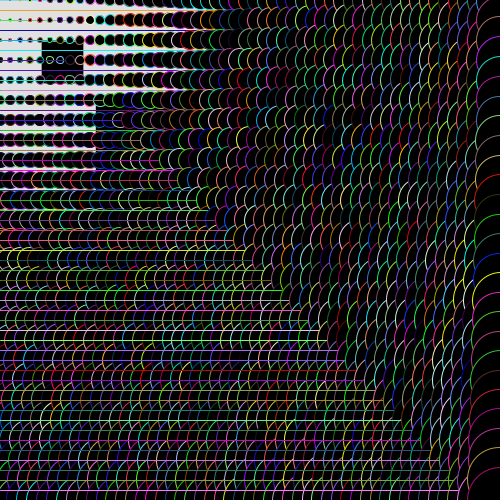
Frame 1 (no input)
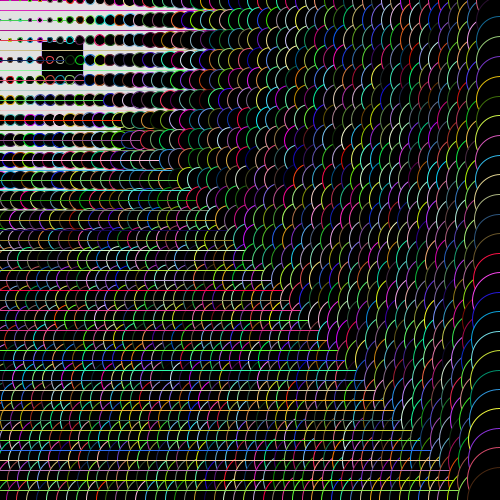
Frame 60 (the mouse pressed at the canvas centre just before this capture)
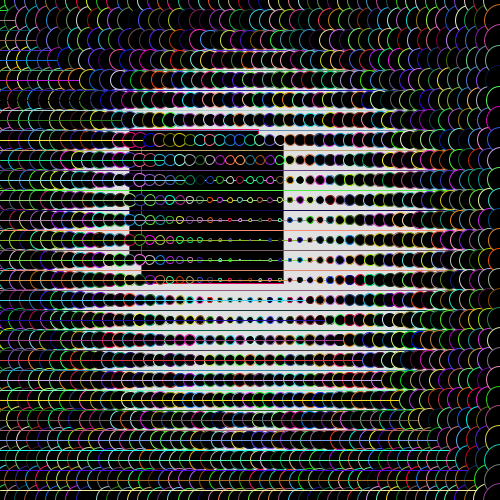
Frame 120 (the mouse held since frame 60 and released just before this capture)

The Processing sketch that drew these frames (run headless with seeded random() and noise(); from frame 60 on, the mouse is pressed at the canvas centre):

// Processing sketch: processing_89015
// ── processing_89015.pde

float maxDistance;
void setup() {
frameRate(40); 
size(500, 500);
noStroke();
smooth();
fill(0);
maxDistance = dist(0, 0, width, height);
}
void draw(){
 rect (0, 0, 500, 500);
 Clock (0);

} 

void Clock(int x) {
background(225);
float s = map(second(), 0, 60, 0, 250); 
float m = map(minute(), 0, 60, 0, 250); 
float h = map(hour(), 0, 24, 0, 250); 
rect(s, s, s, s);
rect(m, m, m, m);
rect(h, h, h, h);
for (int i = 0; i <= width; i += 10) {
for (int j = 0; j <= height; j += 20) 
            
{stroke( random(0, 255), random(0, 255), random(0, 255));
line(0, i, 500, i);  
    
float mouseDist = dist(mouseX, mouseY, i, j);
float diameter = (mouseDist / maxDistance) * 66.0;
ellipse(i, j, diameter, diameter);

 
}                 

                  

} 
}
